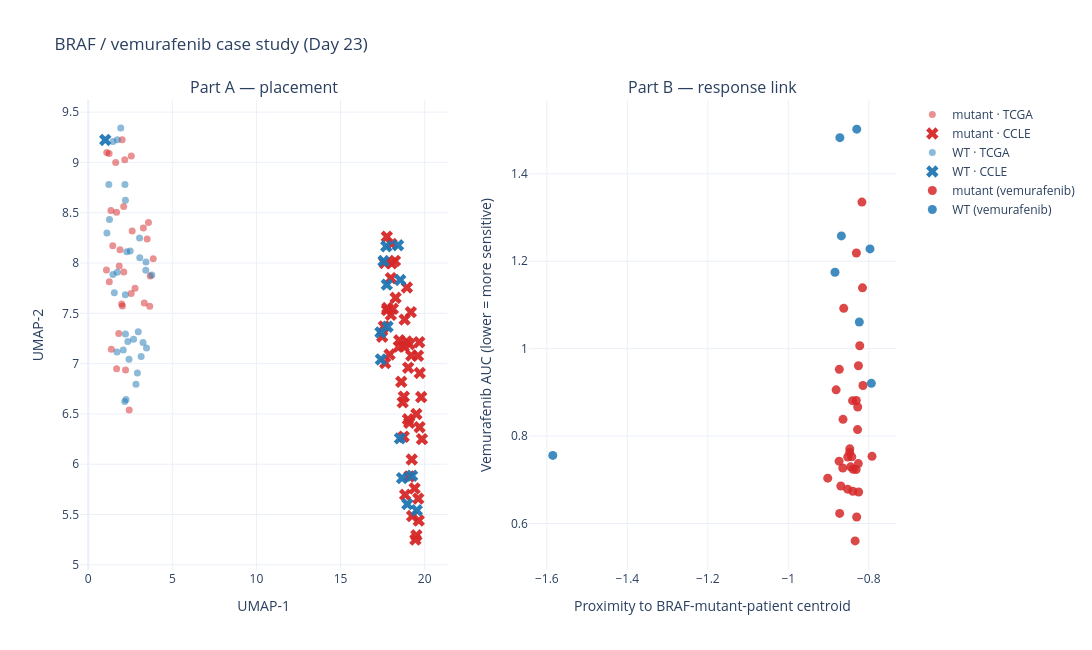

The notebook cell this image was saved under:
### Markdown cell above
### Figures

Left: SKCM cell lines + patients projected to 2-D (UMAP), coloured by BRAF status (red =
mutant, blue = WT), marker = domain (patient circle / cell-line cross) — the Part-A question
made visible. Right: cell-line proximity to the BRAF-mutant-patient centroid vs. vemurafenib
AUC, with an OLS fit and a bootstrap 95% CI band — the Part-B question. Static version saved to
`reports/braf_vemurafenib.png`; this cell renders the interactive plotly version
(`reports/braf_vemurafenib.html`).

### Code cell
from pctrans.casestudy.braf_vemurafenib import braf_mutant_patient_centroid, distance_to_centroid
from pctrans.evaluation.viz import braf_casestudy_panel_interactive

braf_df = pd.read_parquet(ROOT / "data" / "processed" / "braf_vemurafenib.parquet")
cell_lines = braf_df[braf_df["domain"] == "cell_line"].reset_index(drop=True)
patients = braf_df[braf_df["domain"] == "patient"].reset_index(drop=True)

cl_z = np.stack(cell_lines["embedding"].to_numpy())
pt_z = np.stack(patients["embedding"].to_numpy())
pooled_z = np.concatenate([cl_z, pt_z], axis=0)
pooled_status = np.concatenate([cell_lines["BRAF_status"].to_numpy(), patients["BRAF_status"].to_numpy()])
pooled_domain = np.array([0] * len(cell_lines) + [1] * len(patients))
pooled_ids = np.concatenate([cell_lines["sample_id"].to_numpy(), patients["sample_id"].to_numpy()])
coords_braf = umap_projection(pooled_z, seed=42)

with_auc = cell_lines[cell_lines["vemurafenib_auc"].notna()].reset_index(drop=True)
centroid = braf_mutant_patient_centroid(pt_z, patients["BRAF_status"].to_numpy())
proximity = -distance_to_centroid(np.stack(with_auc["embedding"].to_numpy()), centroid)

fig_braf = braf_casestudy_panel_interactive(
    coords_braf, pooled_status, pooled_domain, pooled_ids,
    proximity, with_auc["vemurafenib_auc"].to_numpy(), with_auc["BRAF_status"].to_numpy(),
    with_auc["sample_id"].to_numpy(),
)
fig_braf.show()

### Figure 1 — Plotly figure (JSON) as saved in the notebook; plotly's stock layout.template omitted (floating-point values rounded to 4 significant figures)
{"data": [{"customdata": ["mutant · TCGA", "mutant · TCGA", "mutant · TCGA", "mutant · TCGA", "mutant · TCGA", "mutant · TCGA", "mutant · TCGA", "mutant · TCGA", "mutant · TCGA", "mutant · TCGA", "mutant · TCGA", "mutant · TCGA", "mutant · TCGA", "mutant · TCGA", "mutant · TCGA", "mutant · TCGA", "mutant · TCGA", "mutant · TCGA", "mutant · TCGA", "mutant · TCGA", "mutant · TCGA", "mutant · TCGA", "mutant · TCGA", "mutant · TCGA", "mutant · TCGA", "mutant · TCGA", "mutant · TCGA", "mutant · TCGA", "mutant · TCGA", "mutant · TCGA", "mutant · TCGA", "mutant · TCGA"], "hovertemplate": "%{text}<br>%{customdata}<extra></extra>", "marker": {"color": "#d62728", "opacity": 0.5, "size": 7, "symbol": "circle"}, "mode": "markers", "name": "mutant · TCGA", "text": ["TCGA-BF-A1PU-01", "TCGA-BF-A3DJ-01", "TCGA-BF-A5ER-01", "TCGA-D3-A1Q4-06", "TCGA-D3-A1Q6-06", "TCGA-D3-A1Q7-06", "TCGA-D3-A2JD-06", "TCGA-D3-A3MR-06", "TCGA-D3-A5GS-06", "TCGA-EB-A3XD-01", "TCGA-EB-A42Z-01", "TCGA-EB-A44N-01", "TCGA-EB-A4P0-01", "TCGA-EB-A5FP-01", "TCGA-EE-A20H-06", "TCGA-EE-A29H-06", "TCGA-EE-A2GB-06", "TCGA-EE-A2M5-06", "TCGA-EE-A2M7-06", "TCGA-EE-A2MG-06", "TCGA-EE-A2MP-06", "TCGA-EE-A3AB-06", "TCGA-EE-A3AH-06", "TCGA-EE-A3JB-06", "TCGA-EE-A3JE-06", "TCGA-FR-A44A-06", "TCGA-FS-A1Z7-06", "TCGA-GN-A262-06", "TCGA-GN-A9SD-06", "TCGA-LH-A9QB-06", "TCGA-WE-A8ZX-06", "TCGA-Z2-AA3V-06"], "type": "scatter", "x": [1.989, 1.633, 2.034, 2.562, 2.109, 1.687, 1.459, 1.084, 1.689, 1.103, 2.219, 1.242, 1.816, 2.613, 2.174, 2.783, 2.553, 1.891, 3.865, 2.019, 1.375, 3.334, 3.687, 2.437, 3.278, 1.254, 3.503, 3.658, 1.352, 3.583, 2.115, 1.845], "xaxis": "x", "y": [7.593, 8.999, 7.571, 9.063, 8.561, 8.504, 8.172, 7.932, 6.95, 9.098, 6.937, 9.088, 7.3, 8.318, 9.026, 7.749, 7.698, 8.132, 8.042, 9.225, 7.144, 7.603, 7.87, 6.538, 8.348, 7.814, 8.238, 7.57, 8.522, 8.403, 7.91, 7.97], "yaxis": "y"}, {"customdata": ["mutant · CCLE", "mutant · CCLE", "mutant · CCLE", "mutant · CCLE", "mutant · CCLE", "mutant · CCLE", "mutant · CCLE", "mutant · CCLE", "mutant · CCLE", "mutant · CCLE", "mutant · CCLE", "mutant · CCLE", "mutant · CCLE", "mutant · CCLE", "mutant · CCLE", "mutant · CCLE", "mutant · CCLE", "mutant · CCLE", "mutant · CCLE", "mutant · CCLE", "mutant · CCLE", "mutant · CCLE", "mutant · CCLE", "mutant · CCLE", "mutant · CCLE", "mutant · CCLE", "mutant · CCLE", "mutant · CCLE", "mutant · CCLE", "mutant · CCLE", "mutant · CCLE", "mutant · CCLE", "mutant · CCLE", "mutant · CCLE", "mutant · CCLE", "mutant · CCLE", "mutant · CCLE", "mutant · CCLE", "mutant · CCLE", "mutant · CCLE", "mutant · CCLE", "mutant · CCLE", "mutant · CCLE", "mutant · CCLE", "mutant · CCLE", "mutant · CCLE", "mutant · CCLE"], "hovertemplate": "%{text}<br>%{customdata}<extra></extra>", "marker": {"color": "#d62728", "opacity": 0.95, "size": 11, "symbol": "x"}, "mode": "markers", "name": "mutant · CCLE", "text": ["ACH-001339", "ACH-000765", "ACH-000008", "ACH-000465", "ACH-000550", "ACH-000322", "ACH-000441", "ACH-000805", "ACH-001704", "ACH-000580", "ACH-001568", "ACH-000814", "ACH-000799", "ACH-000614", "ACH-000014", "ACH-000348", "ACH-001566", "ACH-000572", "ACH-001239", "ACH-000425", "ACH-000404", "ACH-000882", "ACH-001522", "ACH-000650", "ACH-000822", "ACH-000812", "ACH-000730", "ACH-001567", "ACH-000661", "ACH-001645", "ACH-000304", "ACH-000450", "ACH-000423", "ACH-000899", "ACH-000884", "ACH-000477", "ACH-000401", "ACH-000615", "ACH-000827", "ACH-000644", "ACH-000219", "ACH-000582", "ACH-001570", "ACH-000640", "ACH-000579", "ACH-000788", "ACH-000750"], "type": "scatter", "x": [18.75, 18.27, 19.08, 18.75, 19.84, 19.51, 19.18, 19.0, 19.51, 19.6, 17.65, 18.81, 18.76, 18.94, 19.23, 18.84, 17.47, 18.04, 19.2, 19.71, 18.23, 17.57, 17.62, 17.99, 19.4, 18.92, 18.49, 19.79, 19.09, 19.08, 19.62, 17.75, 18.11, 18.46, 19.68, 17.91, 19.02, 17.99, 19.65, 18.69, 19.7, 17.76, 17.78, 19.25, 18.04, 18.61, 19.45], "xaxis": "x", "y": [7.171, 7.654, 5.879, 6.274, 6.25, 6.498, 7.512, 6.447, 5.294, 7.078, 7.005, 7.437, 6.671, 7.757, 6.047, 5.697, 7.267, 7.996, 7.081, 6.907, 8.021, 7.369, 8.001, 7.484, 5.76, 7.22, 7.232, 6.667, 7.193, 6.411, 5.658, 8.262, 7.545, 7.169, 7.213, 7.091, 6.959, 7.849, 5.44, 6.615, 6.368, 7.532, 7.553, 5.485, 8.189, 6.819, 5.251], "yaxis": "y"}, {"customdata": ["WT · TCGA", "WT · TCGA", "WT · TCGA", "WT · TCGA", "WT · TCGA", "WT · TCGA", "WT · TCGA", "WT · TCGA", "WT · TCGA", "WT · TCGA", "WT · TCGA", "WT · TCGA", "WT · TCGA", "WT · TCGA", "WT · TCGA", "WT · TCGA", "WT · TCGA", "WT · TCGA", "WT · TCGA", "WT · TCGA", "WT · TCGA", "WT · TCGA", "WT · TCGA", "WT · TCGA", "WT · TCGA", "WT · TCGA", "WT · TCGA", "WT · TCGA", "WT · TCGA", "WT · TCGA", "WT · TCGA", "WT · TCGA", "WT · TCGA"], "hovertemplate": "%{text}<br>%{customdata}<extra></extra>", "marker": {"color": "#1f77b4", "opacity": 0.5, "size": 7, "symbol": "circle"}, "mode": "markers", "name": "WT · TCGA", "text": ["TCGA-BF-A1PZ-01", "TCGA-BF-A1Q0-01", "TCGA-D3-A2JF-06", "TCGA-D3-A51E-06", "TCGA-D3-A51T-06", "TCGA-D3-A5GO-06", "TCGA-D3-A8GK-06", "TCGA-D3-A8GR-06", "TCGA-D9-A1JW-06", "TCGA-D9-A4Z6-06", "TCGA-D9-A6EC-06", "TCGA-DA-A1IB-06", "TCGA-EB-A5UM-01", "TCGA-EB-A5VU-01", "TCGA-EB-A6L9-06", "TCGA-EE-A2GR-06", "TCGA-EE-A2MI-06", "TCGA-EE-A2MJ-06", "TCGA-EE-A2MS-06", "TCGA-EE-A3JI-06", "TCGA-ER-A195-06", "TCGA-ER-A19D-06", "TCGA-ER-A2NE-06", "TCGA-ER-A3ET-06", "TCGA-FR-A7U8-06", "TCGA-FR-A8YC-06", "TCGA-FS-A1YW-06", "TCGA-FS-A4F4-06", "TCGA-FS-A4F9-06", "TCGA-FS-A4FD-06", "TCGA-GN-A4U3-06", "TCGA-QB-AA9O-06", "TCGA-RP-A693-06"], "type": "scatter", "x": [1.553, 2.184, 2.247, 1.468, 2.214, 2.841, 3.147, 2.355, 1.724, 2.496, 1.712, 1.936, 1.266, 1.226, 1.113, 2.697, 2.172, 3.054, 3.065, 3.257, 1.474, 1.73, 2.976, 2.213, 2.207, 3.423, 3.435, 2.086, 3.467, 3.78, 2.925, 2.292, 2.425], "xaxis": "x", "y": [7.704, 8.781, 6.644, 7.885, 7.294, 6.794, 7.069, 7.219, 7.908, 8.119, 7.116, 9.343, 8.434, 8.779, 8.299, 7.242, 6.624, 8.247, 8.052, 7.209, 9.207, 9.224, 7.316, 8.622, 7.684, 7.928, 8.009, 7.136, 7.155, 7.881, 6.906, 8.113, 7.043], "yaxis": "y"}, {"customdata": ["WT · CCLE", "WT · CCLE", "WT · CCLE", "WT · CCLE", "WT · CCLE", "WT · CCLE", "WT · CCLE", "WT · CCLE", "WT · CCLE", "WT · CCLE", "WT · CCLE", "WT · CCLE", "WT · CCLE", "WT · CCLE"], "hovertemplate": "%{text}<br>%{customdata}<extra></extra>", "marker": {"color": "#1f77b4", "opacity": 0.95, "size": 11, "symbol": "x"}, "mode": "markers", "name": "WT · CCLE", "text": ["ACH-000632", "ACH-001569", "ACH-001041", "ACH-000458", "ACH-001563", "ACH-001190", "ACH-000931", "ACH-000810", "ACH-000915", "ACH-000881", "ACH-000801", "ACH-000987", "ACH-000274", "ACH-000968"], "type": "scatter", "x": [18.97, 17.79, 17.4, 1.013, 18.53, 18.65, 19.25, 17.72, 18.42, 18.55, 17.75, 17.37, 19.53, 17.55], "xaxis": "x", "y": [5.603, 7.367, 7.042, 9.223, 6.257, 5.862, 5.886, 8.166, 8.176, 7.831, 7.785, 7.31, 5.542, 8.02], "yaxis": "y"}, {"hovertemplate": "%{text}<extra></extra>", "marker": {"color": "#d62728", "opacity": 0.85, "size": 9}, "mode": "markers", "name": "mutant (vemurafenib)", "text": ["ACH-000765", "ACH-000008", "ACH-000550", "ACH-000322", "ACH-000441", "ACH-000805", "ACH-000580", "ACH-000814", "ACH-000614", "ACH-000014", "ACH-000348", "ACH-000572", "ACH-001239", "ACH-000425", "ACH-000404", "ACH-000882", "ACH-000650", "ACH-000822", "ACH-000812", "ACH-000661", "ACH-000450", "ACH-000423", "ACH-000899", "ACH-000884", "ACH-000477", "ACH-000401", "ACH-000615", "ACH-000827", "ACH-000219", "ACH-000582", "ACH-000579", "ACH-000788", "ACH-000750"], "type": "scatter", "x": [-0.83, -0.7919, -0.8732, -0.8314, -0.8525, -0.8388, -0.902, -0.8252, -0.8723, -0.8156, -0.8811, -0.8402, -0.8622, -0.8738, -0.8471, -0.8278, -0.826, -0.8144, -0.817, -0.864, -0.8646, -0.8275, -0.8397, -0.8475, -0.8421, -0.831, -0.8523, -0.8224, -0.8339, -0.8308, -0.8451, -0.8256, -0.8694], "xaxis": "x2", "y": [0.6148, 0.7537, 0.9527, 0.7235, 0.6785, 0.724, 0.7037, 0.6721, 0.623, 1.139, 0.9058, 0.881, 1.092, 0.7426, 0.7708, 0.8148, 0.737, 0.9156, 1.335, 0.8383, 0.727, 0.8666, 0.6738, 0.7625, 0.7524, 0.8813, 0.7522, 1.007, 0.5602, 1.219, 0.7295, 0.9609, 0.6857], "yaxis": "y2"}, {"hovertemplate": "%{text}<extra></extra>", "marker": {"color": "#1f77b4", "opacity": 0.85, "size": 9}, "mode": "markers", "name": "WT (vemurafenib)", "text": ["ACH-000632", "ACH-000458", "ACH-001190", "ACH-000810", "ACH-000915", "ACH-000881", "ACH-000274", "ACH-000968"], "type": "scatter", "x": [-0.7936, -1.585, -0.8235, -0.8718, -0.8681, -0.8299, -0.7969, -0.884], "xaxis": "x2", "y": [0.9206, 0.7557, 1.061, 1.483, 1.258, 1.502, 1.228, 1.175], "yaxis": "y2"}], "layout": {"annotations": [{"font": {"size": 16}, "showarrow": false, "text": "Part A — placement", "x": 0.225, "xanchor": "center", "xref": "paper", "y": 1.0, "yanchor": "bottom", "yref": "paper"}, {"font": {"size": 16}, "showarrow": false, "text": "Part B — response link", "x": 0.775, "xanchor": "center", "xref": "paper", "y": 1.0, "yanchor": "bottom", "yref": "paper"}], "height": 650, "title": {"text": "BRAF / vemurafenib case study (Day 23)"}, "width": 1300, "xaxis": {"anchor": "y", "domain": [0.0, 0.45], "title": {"text": "UMAP-1"}}, "xaxis2": {"anchor": "y2", "domain": [0.55, 1.0], "title": {"text": "Proximity to BRAF-mutant-patient centroid"}}, "yaxis": {"anchor": "x", "domain": [0.0, 1.0], "title": {"text": "UMAP-2"}}, "yaxis2": {"anchor": "x2", "domain": [0.0, 1.0], "title": {"text": "Vemurafenib AUC (lower = more sensitive)"}}}}
